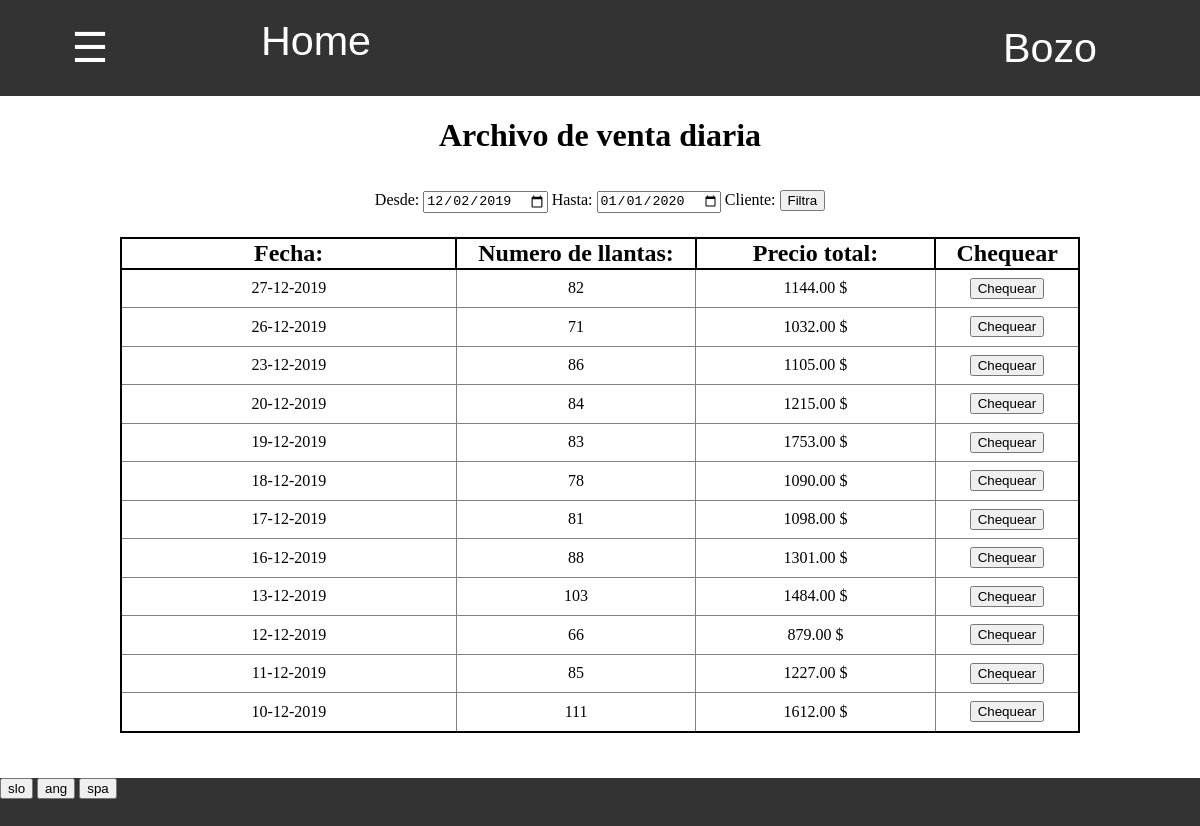
Before: /zaloga/dnevna_prodaja/arhiv/ (signed in) with the older database file.
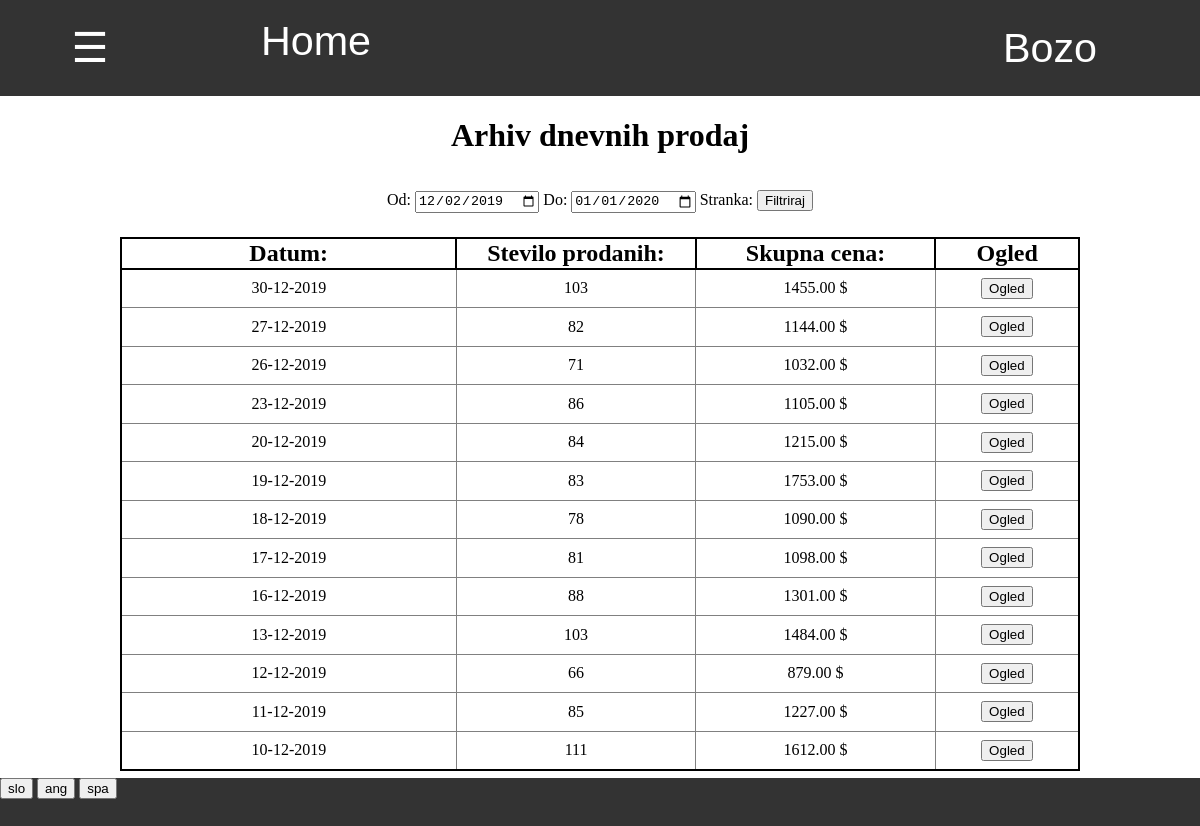
After: the same page with the newer database file.
### program/models.py (models this page shows)
class Profil(models.Model):
    user = models.OneToOneField(User,on_delete=models.CASCADE)
    jezik =  models.CharField(default="spa",max_length=3, choices=JEZIKI)

### zaloga/models.py (models this page shows, shortened)
class Dnevna_prodaja(models.Model):
    zaloga = models.ForeignKey(Zaloga, default=1, on_delete=models.CASCADE)
    prodaja = models.ForeignKey(Prodaja, default=1, on_delete=models.CASCADE)
    datum = models.DateField(default=timezone.now)
    title = models.CharField(default="", max_length=20)
    tip = 'dnevna_prodaja'
    skupna_cena = models.DecimalField(decimal_places=2,max_digits=6,default=0)
    skupno_stevilo = models.IntegerField(default = 0)

### zaloga/views.py (the view, shortened to what this page needs)
# urls.py: path('arhiv/', views.arhiv, name='arhiv_baz'),
@login_required
def arhiv(request, tip_baze):
    if request.method == "GET":
        danes = datetime.date.today().strftime('%Y-%m-%d')
        pred_mescem =  (datetime.date.today() - datetime.timedelta(days=30)).strftime('%Y-%m-%d')
        zacetek = request.GET.get('zacetek', pred_mescem)
        konec = request.GET.get('konec', danes)
        stranke = Stranka.objects.all()
        stranka = None
        if tip_baze == "dnevna_prodaja":
            baze = Dnevna_prodaja.objects.filter(datum__gte=zacetek, datum__lte=konec).prefetch_related('baza_set').order_by('-datum')
        return pokazi_stran(request, 'zaloga/arhiv_baz.html', {'baze': baze, 'tip': tip_baze,'zacetek':zacetek,'konec':konec,'stranka':stranka,'stranke':stranke})

### program/models.py (called while the page is built)
    @property
    def vrni_jezike(self):
        return JEZIKI

### zaloga/templatetags/zaloga_exstras.py (called while the page is built)
@register.filter
def keyvalue(dict, key):
    return dict[key]

### zaloga/views.py (called while the page is built)
def vrni_slovar(request):
    with open('slovar.json') as dat:
        slovar = json.load(dat)
    return slovar

def pokazi_stran(request, html, baze={}):
    slovar = {'prodaja':prodaja, 'zaloga':zaloga,'program':program,'slovar':vrni_slovar(request),'jezik':request.user.profil.jezik}
    slovar.update(baze)
    return render(request, html, slovar)

### zaloga/templates/zaloga/arhiv_baz.html (shortened to what this page needs)
{% extends 'program/base.html' %}
{% load zaloga_exstras %}
{% block content %}
<h1>
{% if tip == 'prevzem' %}
    {{slovar|keyvalue:'Arhiv prevzemov'|keyvalue:jezik}}
{% elif tip == 'odpis' %}
    {{slovar|keyvalue:'Arhiv odpisov'|keyvalue:jezik}}
{% elif tip == 'inventura' %}
    {{slovar|keyvalue:'Arhiv inventur'|keyvalue:jezik}}
{% elif tip == 'vele_prodaja' %}
    {{slovar|keyvalue:'Arhiv vele prodaj'|keyvalue:jezik}}
{% elif tip == 'dnevna_prodaja' %}
    {{slovar|keyvalue:'Arhiv dnevnih prodaj'|keyvalue:jezik}}
{% endif %}
</h1>
<div class="filter" style="margin-top:3%">
    <form action="{% url 'arhiv_baz' tip %}" method="GET">
        {{slovar|keyvalue:'Od'|keyvalue:jezik}}: <input type="date" value="{{zacetek}}" name="zacetek">
        {{slovar|keyvalue:'Do'|keyvalue:jezik}}: <input type="date" value="{{konec}}" name="konec">
        {{slovar|keyvalue:'Stranka'|keyvalue:jezik}}:
        <input type="submit" value="{{slovar|keyvalue:'Filtriraj'|keyvalue:jezik}}">
    </form>
</div>
<div class="table">
    {% if tip == "vele_prodaja" %}
    <table class="tabela_vnosov">
        <tr class="header">
            <th width="15%">{{slovar|keyvalue:'Faktura'|keyvalue:jezik}}:</th>
            <th width="15%">{{slovar|keyvalue:'Stranka'|keyvalue:jezik}}:</th>
            <th width="35%">{{slovar|keyvalue:'Datum'|keyvalue:jezik}}:</th>
            <th width="25%">{{slovar|keyvalue:'Skupna cena'|keyvalue:jezik}}:</th>
            <th width="15%">{{slovar|keyvalue:'Ogled'|keyvalue:jezik}}</th>
        </tr>
        {% for baza in baze %}
            <tr>
                <td> {{baza.title}} </td>
                <td> {{baza.stranka.ime}} </td>
                <td> {{baza.datum}} </td>
                <td> {{baza.skupna_cena}} $</td>
                <td>
                    <form action="{% url 'baza' 'vele_prodaja' baza.pk %}" method="GET">
                        <input type="submit" value="{{slovar|keyvalue:'Ogled'|keyvalue:jezik}}">
                    </form>
                </td>
            </tr>
        {% endfor %}
    </table>
    {% elif tip == "dnevna_prodaja" %}
    <table class="tabela_vnosov">
        <tr>
            <th width="35%">{{slovar|keyvalue:'Datum'|keyvalue:jezik}}:</th>
            <th width="25%">{{slovar|keyvalue:'Stevilo prodanih'|keyvalue:jezik}}:</th>
            <th width="25%">{{slovar|keyvalue:'Skupna cena'|keyvalue:jezik}}:</th>
            <th width="15%">{{slovar|keyvalue:'Ogled'|keyvalue:jezik}}</th>
        </tr>
        {% for prodaja in baze %}
            <tr>
                <td> {{prodaja.title}} </td>
                <td> {{prodaja.skupno_stevilo}} </td>
                <td> {{prodaja.skupna_cena}} $ </td>
                <td>
                    <form action="{% url 'ogled_dnevne_prodaje' prodaja.pk %}" method="GET">
                        <input type="submit" value="{{slovar|keyvalue:'Ogled'|keyvalue:jezik}}">
                    </form>
                </td>
            </tr>
        {% endfor %}
    </table>
    {% endif %}
</div>
{% endblock %}

### program/templates/program/base.html (shortened to what this page needs)
{% load staticfiles %}
{% load zaloga_exstras %}
<html>
    <head>
        <link rel="stylesheet" href="{% static 'css/footer.css' %}">
    </head>
    <body>
        {% include "css/navbar.html" %}
        <div style=";width:100%;height:85.2%;vertical-align:top;text-align:center;overflow:auto">
            {% block content %}
            {% endblock %}
        </div>
        <div class="footer">
            {% for jezik in program.vrni_jezike %}
                <form style="display:inline-block" action="{% url 'spremeni_jezik' %}" method="POST">
                    <input type="submit" value="{{jezik.0}}">
                </form>
            {% endfor %}
        </div>
    </body>
</html>

### program/templates/css/navbar.html (shortened to what this page needs)
{% load zaloga_exstras %}
<div id="navbar" class="navbar">
    <button onclick="odpri()" class="nav" style="width:15%"> ☰ </button>
    <a style="width:20%" href="/">Home</a>
    <div class="racun dropdown" id="racun">
        <button class="dropbtn" >{{ user.get_username }}
        </button>
    </div>
</div>

### program/static/css/footer.css (style rules this page uses)
div.footer { display:block; width:100%; height:6%; background:#333; }
div { margin: 0%; padding: 0%; }
div input { margin: 0%; }
div form { margin:0%; padding: 0% }

### program/templates/program/base.html (style rules this page uses)
body { margin: 0%; padding: 0%; overflow:hidden; }
div { margin: 0%; padding: 0%; }

### program/templates/css/tabele.html (style rules this page uses)
table.tabela_vnosov { width:100%; border-spacing:0; border: 2px solid black; border-collapse: collapse; padding:0.5% }
table.tabela_vnosov th { border: 2px solid black; border-collapse: collapse; font-size: 150%; }
table.tabela_vnosov td { font-size: 100%; text-align: center; border: 1px solid grey; padding: 1vmin; border-collapse: collapse; }

### program/templates/css/navbar.html (style rules this page uses)
.navbar { overflow: hidden; background-color: #333; font-family: Arial; height:12% }
.navbar a { float: left; font-size: 5vmin; color: white; text-align: center; padding: 18px 16px; text-decoration:none; height:100%; }
.navbar .dropdown, .nav { float: left; height:100%; width:100%; margin:0; overflow:hidden; }
.navbar .dropdown .dropbtn, .nav { font-size: 5vmin; border: none; outline: none; color: white; padding: 12px 16px; width:100%; height:100%; background-color: inherit; font-family: inherit; margin: 0; }
.navbar .racun { float:right; width:300px; overflow:hidden }

### zaloga/templates/zaloga/arhiv_baz.html (style rules this page uses)
div.table { display:inline-block; margin-top:2%; width:80%; overflow: auto }

Changed rows visible on the page:
changed Profil: jezik "Archivo de venta diaria" → "Arhiv dnevnih prodaj"; jezik "Desde" → "Od"; jezik "Hasta" → "Do"; jezik "Cliente" → "Stranka"; jezik "Filtra" → "Filtriraj"; jezik "Fecha" → "Datum"; jezik "Numero de llantas" → "Stevilo prodanih"; jezik "Precio total" → "Skupna cena"; jezik "Chequear" → "Ogled"
added Dnevna_prodaja: title "30-12-2019", skupno_stevilo "103", skupna_cena "1455.00", {{ slovar|keyvalue:'Ogled'|keyvalue:jezik }} "Ogled"
